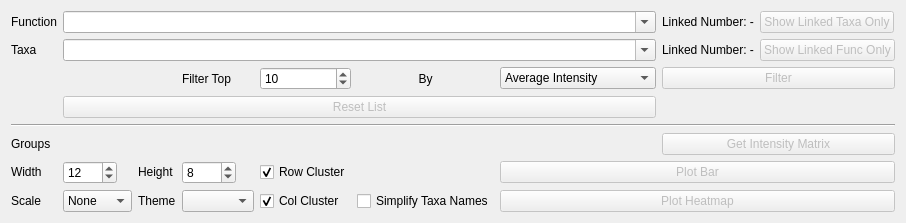
              <widget class="QWidget" name="tab_8">
               <attribute name="title">
                <string>Taxa-Func Link</string>
               </attribute>
               <layout class="QGridLayout" name="gridLayout_4">
                <item row="5" column="1" colspan="6">
                 <layout class="QGridLayout" name="gridLayout_tflink_group"/>
                </item>
                <item row="7" column="1">
                 <widget class="QComboBox" name="comboBox_tflink_hetatmap_scale">
                  <property name="sizePolicy">
                   <sizepolicy hsizetype="Fixed" vsizetype="Fixed">
                    <horstretch>0</horstretch>
                    <verstretch>0</verstretch>
                   </sizepolicy>
                  </property>
                  <item>
                   <property name="text">
                    <string>None</string>
                   </property>
                  </item>
                  <item>
                   <property name="text">
                    <string>row</string>
                   </property>
                  </item>
                  <item>
                   <property name="text">
                    <string>column</string>
                   </property>
                  </item>
                 </widget>
                </item>
                <item row="6" column="0">
                 <widget class="QLabel" name="label_21">
                  <property name="sizePolicy">
                   <sizepolicy hsizetype="Fixed" vsizetype="Fixed">
                    <horstretch>0</horstretch>
                    <verstretch>0</verstretch>
                   </sizepolicy>
                  </property>
                  <property name="text">
                   <string>Width</string>
                  </property>
                 </widget>
                </item>
                <item row="3" column="1" colspan="6">
                 <widget class="QPushButton" name="pushButton_others_fresh_taxa_func">
                  <property name="enabled">
                   <bool>false</bool>
                  </property>
                  <property name="sizePolicy">
                   <sizepolicy hsizetype="Preferred" vsizetype="Fixed">
                    <horstretch>0</horstretch>
                    <verstretch>0</verstretch>
                   </sizepolicy>
                  </property>
                  <property name="text">
                   <string>Reset List</string>
                  </property>
                 </widget>
                </item>
                <item row="5" column="7" colspan="2">
                 <widget class="QPushButton" name="pushButton_others_get_intensity_matrix">
                  <property name="enabled">
                   <bool>false</bool>
                  </property>
                  <property name="sizePolicy">
                   <sizepolicy hsizetype="Preferred" vsizetype="Fixed">
                    <horstretch>0</horstretch>
                    <verstretch>0</verstretch>
                   </sizepolicy>
                  </property>
                  <property name="text">
                   <string>Get Intensity Matrix</string>
                  </property>
                 </widget>
                </item>
                <item row="0" column="1" colspan="6">
                 <widget class="QComboBox" name="comboBox_others_func">
                  <property name="sizePolicy">
                   <sizepolicy hsizetype="Preferred" vsizetype="Fixed">
                    <horstretch>0</horstretch>
                    <verstretch>0</verstretch>
                   </sizepolicy>
                  </property>
                  <property name="editable">
                   <bool>true</bool>
                  </property>
                 </widget>
                </item>
                <item row="1" column="1" colspan="6">
                 <widget class="QComboBox" name="comboBox_others_taxa">
                  <property name="sizePolicy">
                   <sizepolicy hsizetype="Preferred" vsizetype="Fixed">
                    <horstretch>0</horstretch>
                    <verstretch>0</verstretch>
                   </sizepolicy>
                  </property>
                  <property name="editable">
                   <bool>true</bool>
                  </property>
                 </widget>
                </item>
                <item row="0" column="0">
                 <widget class="QLabel" name="label_18">
                  <property name="sizePolicy">
                   <sizepolicy hsizetype="Fixed" vsizetype="Fixed">
                    <horstretch>0</horstretch>
                    <verstretch>0</verstretch>
                   </sizepolicy>
                  </property>
                  <property name="text">
                   <string>Function</string>
                  </property>
                 </widget>
                </item>
                <item row="7" column="4">
                 <widget class="QCheckBox" name="checkBox_tflink_hetatmap_col_cluster">
                  <property name="sizePolicy">
                   <sizepolicy hsizetype="Fixed" vsizetype="Fixed">
                    <horstretch>0</horstretch>
                    <verstretch>0</verstretch>
                   </sizepolicy>
                  </property>
                  <property name="layoutDirection">
                   <enum>Qt::LeftToRight</enum>
                  </property>
                  <property name="text">
                   <string>Col Cluster</string>
                  </property>
                  <property name="checked">
                   <bool>true</bool>
                  </property>
                 </widget>
                </item>
                <item row="6" column="6" colspan="3">
                 <widget class="QPushButton" name="pushButton_others_plot_line">
                  <property name="enabled">
                   <bool>false</bool>
                  </property>
                  <property name="sizePolicy">
                   <sizepolicy hsizetype="Preferred" vsizetype="Fixed">
                    <horstretch>0</horstretch>
                    <verstretch>0</verstretch>
                   </sizepolicy>
                  </property>
                  <property name="text">
                   <string>Plot Bar</string>
                  </property>
                 </widget>
                </item>
                <item row="5" column="0">
                 <widget class="QLabel" name="label_22">
                  <property name="text">
                   <string>Groups</string>
                  </property>
                 </widget>
                </item>
                <item row="7" column="2">
                 <widget class="QLabel" name="label_61">
                  <property name="sizePolicy">
                   <sizepolicy hsizetype="Preferred" vsizetype="Preferred">
                    <horstretch>0</horstretch>
                    <verstretch>0</verstretch>
                   </sizepolicy>
                  </property>
                  <property name="text">
                   <string>Theme</string>
                  </property>
                 </widget>
                </item>
                <item row="7" column="3">
                 <widget class="QComboBox" name="comboBox_tflink_cmap">
                  <property name="sizePolicy">
                   <sizepolicy hsizetype="Fixed" vsizetype="Fixed">
                    <horstretch>0</horstretch>
                    <verstretch>0</verstretch>
                   </sizepolicy>
                  </property>
                 </widget>
                </item>
                <item row="1" column="7">
                 <widget class="QLabel" name="label_others_taxa_num">
                  <property name="text">
                   <string>Linked Number: -</string>
                  </property>
                 </widget>
                </item>
                <item row="0" column="7">
                 <widget class="QLabel" name="label_others_func_num">
                  <property name="sizePolicy">
                   <sizepolicy hsizetype="Fixed" vsizetype="Preferred">
                    <horstretch>0</horstretch>
                    <verstretch>0</verstretch>
                   </sizepolicy>
                  </property>
                  <property name="text">
                   <string>Linked Number: -</string>
                  </property>
                 </widget>
                </item>
                <item row="7" column="0">
                 <widget class="QLabel" name="label_23">
                  <property name="sizePolicy">
                   <sizepolicy hsizetype="Preferred" vsizetype="Preferred">
                    <horstretch>0</horstretch>
                    <verstretch>0</verstretch>
                   </sizepolicy>
                  </property>
                  <property name="layoutDirection">
                   <enum>Qt::LeftToRight</enum>
                  </property>
                  <property name="text">
                   <string>Scale</string>
                  </property>
                  <property name="alignment">
                   <set>Qt::AlignLeading|Qt::AlignLeft|Qt::AlignVCenter</set>
                  </property>
                 </widget>
                </item>
                <item row="6" column="1">
                 <widget class="QSpinBox" name="spinBox_tflink_width">
                  <property name="sizePolicy">
                   <sizepolicy hsizetype="Fixed" vsizetype="Fixed">
                    <horstretch>0</horstretch>
                    <verstretch>0</verstretch>
                   </sizepolicy>
                  </property>
                  <property name="minimum">
                   <number>1</number>
                  </property>
                  <property name="maximum">
                   <number>1000</number>
                  </property>
                  <property name="value">
                   <number>12</number>
                  </property>
                 </widget>
                </item>
                <item row="1" column="0">
                 <widget class="QLabel" name="label_19">
                  <property name="sizePolicy">
                   <sizepolicy hsizetype="Fixed" vsizetype="Fixed">
                    <horstretch>0</horstretch>
                    <verstretch>0</verstretch>
                   </sizepolicy>
                  </property>
                  <property name="text">
                   <string>Taxa</string>
                  </property>
                 </widget>
                </item>
                <item row="6" column="4">
                 <widget class="QCheckBox" name="checkBox_tflink_hetatmap_row_cluster">
                  <property name="sizePolicy">
                   <sizepolicy hsizetype="Preferred" vsizetype="Fixed">
                    <horstretch>0</horstretch>
                    <verstretch>0</verstretch>
                   </sizepolicy>
                  </property>
                  <property name="text">
                   <string>Row Cluster</string>
                  </property>
                  <property name="checked">
                   <bool>true</bool>
                  </property>
                 </widget>
                </item>
                <item row="1" column="8">
                 <widget class="QPushButton" name="pushButton_others_show_linked_func">
                  <property name="enabled">
                   <bool>false</bool>
                  </property>
                  <property name="sizePolicy">
                   <sizepolicy hsizetype="Fixed" vsizetype="Fixed">
                    <horstretch>0</horstretch>
                    <verstretch>0</verstretch>
                   </sizepolicy>
                  </property>
                  <property name="text">
                   <string>Show Linked Func Only</string>
                  </property>
                 </widget>
                </item>
                <item row="6" column="3">
                 <widget class="QSpinBox" name="spinBox_tflink_height">
                  <property name="sizePolicy">
                   <sizepolicy hsizetype="Fixed" vsizetype="Fixed">
                    <horstretch>0</horstretch>
                    <verstretch>0</verstretch>
                   </sizepolicy>
                  </property>
                  <property name="minimum">
                   <number>1</number>
                  </property>
                  <property name="maximum">
                   <number>1000</number>
                  </property>
                  <property name="value">
                   <number>8</number>
                  </property>
                 </widget>
                </item>
                <item row="4" column="0" colspan="9">
                 <widget class="Line" name="line_3">
                  <property name="orientation">
                   <enum>Qt::Horizontal</enum>
                  </property>
                 </widget>
                </item>
                <item row="7" column="5">
                 <widget class="QCheckBox" name="checkBox_tflink_hetatmap_rename_taxa">
                  <property name="text">
                   <string>Simplify Taxa Names</string>
                  </property>
                 </widget>
                </item>
                <item row="6" column="2">
                 <widget class="QLabel" name="label_20">
                  <property name="sizePolicy">
                   <sizepolicy hsizetype="Fixed" vsizetype="Fixed">
                    <horstretch>0</horstretch>
                    <verstretch>0</verstretch>
                   </sizepolicy>
                  </property>
                  <property name="text">
                   <string>Height</string>
                  </property>
                 </widget>
                </item>
                <item row="7" column="6" colspan="3">
                 <widget class="QPushButton" name="pushButton_others_plot_heatmap">
                  <property name="enabled">
                   <bool>false</bool>
                  </property>
                  <property name="sizePolicy">
                   <sizepolicy hsizetype="Preferred" vsizetype="Fixed">
                    <horstretch>0</horstretch>
                    <verstretch>0</verstretch>
                   </sizepolicy>
                  </property>
                  <property name="text">
                   <string>Plot Heatmap</string>
                  </property>
                 </widget>
                </item>
                <item row="0" column="8">
                 <widget class="QPushButton" name="pushButton_others_show_linked_taxa">
                  <property name="enabled">
                   <bool>false</bool>
                  </property>
                  <property name="sizePolicy">
                   <sizepolicy hsizetype="Fixed" vsizetype="Fixed">
                    <horstretch>0</horstretch>
                    <verstretch>0</verstretch>
                   </sizepolicy>
                  </property>
                  <property name="text">
                   <string>Show Linked Taxa Only</string>
                  </property>
                 </widget>
                </item>
                <item row="2" column="7" colspan="2">
                 <widget class="QPushButton" name="pushButton_tflink_filter">
                  <property name="enabled">
                   <bool>false</bool>
                  </property>
                  <property name="text">
                   <string>Filter</string>
                  </property>
                 </widget>
                </item>
                <item row="2" column="3">
                 <widget class="QLabel" name="label_75">
                  <property name="text">
                   <string>Filter Top</string>
                  </property>
                 </widget>
                </item>
                <item row="2" column="4">
                 <widget class="QSpinBox" name="spinBox_tflink_top_num">
                  <property name="sizePolicy">
                   <sizepolicy hsizetype="Preferred" vsizetype="Fixed">
                    <horstretch>0</horstretch>
                    <verstretch>0</verstretch>
                   </sizepolicy>
                  </property>
                  <property name="minimum">
                   <number>1</number>
                  </property>
                  <property name="maximum">
                   <number>9999</number>
                  </property>
                  <property name="value">
                   <number>10</number>
                  </property>
                 </widget>
                </item>
                <item row="2" column="6">
                 <widget class="QComboBox" name="comboBox_tflink_top_by">
                  <item>
                   <property name="text">
                    <string>Average Intensity</string>
                   </property>
                  </item>
                  <item>
                   <property name="text">
                    <string>Total Intensity</string>
                   </property>
                  </item>
                  <item>
                   <property name="text">
                    <string>Frequency in Samples</string>
                   </property>
                  </item>
                  <item>
                   <property name="text">
                    <string>ANOVA(p-value)</string>
                   </property>
                  </item>
                  <item>
                   <property name="text">
                    <string>ANOVA(f-statistic)</string>
                   </property>
                  </item>
                  <item>
                   <property name="text">
                    <string>T-TEST(p-value)</string>
                   </property>
                  </item>
                  <item>
                   <property name="text">
                    <string>T-TEST(t-statistic)</string>
                   </property>
                  </item>
                  <item>
                   <property name="text">
                    <string>Deseq2-up(p-value)</string>
                   </property>
                  </item>
                  <item>
                   <property name="text">
                    <string>Deseq2-down(p-value)</string>
                   </property>
                  </item>
                  <item>
                   <property name="text">
                    <string>Deseq2-up(log2FC)</string>
                   </property>
                  </item>
                  <item>
                   <property name="text">
                    <string>Deseq2-down(log2FC)</string>
                   </property>
                  </item>
                 </widget>
                </item>
                <item row="2" column="5">
                 <widget class="QLabel" name="label_76">
                  <property name="text">
                   <string>By</string>
                  </property>
                  <property name="alignment">
                   <set>Qt::AlignCenter</set>
                  </property>
                 </widget>
                </item>
               </layout>
              </widget>
